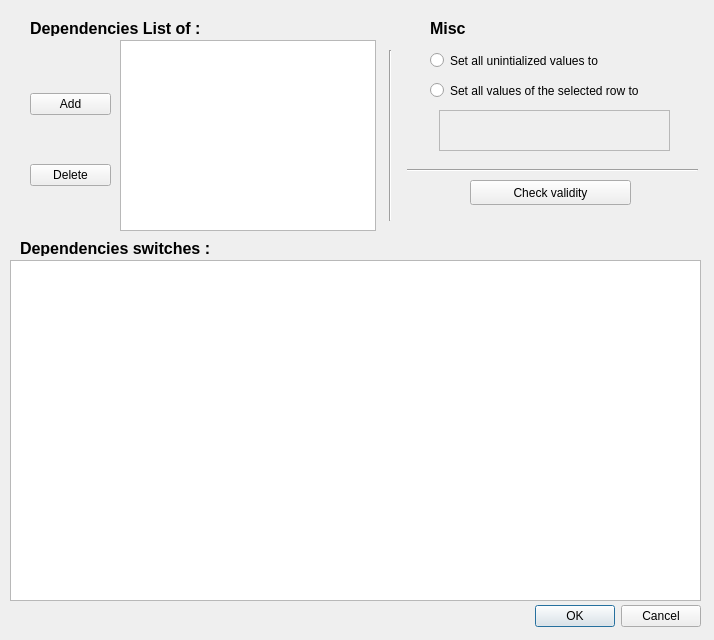
<?xml version="1.0" encoding="UTF-8"?>
<ui version="4.0">
    <class>Dialog</class>
    <widget class="QDialog" name="Dialog">
        <property name="geometry">
            <rect>
                <x>0</x>
                <y>0</y>
                <width>714</width>
                <height>640</height>
            </rect>
        </property>
        <property name="windowTitle">
            <string>Dialog</string>
        </property>
        <widget class="QDialogButtonBox" name="buttonBox">
            <property name="geometry">
                <rect>
                    <x>240</x>
                    <y>600</y>
                    <width>461</width>
                    <height>32</height>
                </rect>
            </property>
            <property name="orientation">
                <enum>Qt::Horizontal</enum>
            </property>
            <property name="standardButtons">
                <set>QDialogButtonBox::Cancel|QDialogButtonBox::Ok</set>
            </property>
        </widget>
        <widget class="QColumnView" name="columnView">
            <property name="geometry">
                <rect>
                    <x>10</x>
                    <y>260</y>
                    <width>691</width>
                    <height>341</height>
                </rect>
            </property>
        </widget>
        <widget class="QListView" name="listView">
            <property name="geometry">
                <rect>
                    <x>120</x>
                    <y>40</y>
                    <width>256</width>
                    <height>191</height>
                </rect>
            </property>
        </widget>
        <widget class="QLabel" name="label">
            <property name="geometry">
                <rect>
                    <x>30</x>
                    <y>20</y>
                    <width>371</width>
                    <height>16</height>
                </rect>
            </property>
            <property name="font">
                <font>
                    <pointsize>12</pointsize>
                    <weight>75</weight>
                    <bold>true</bold>
                </font>
            </property>
            <property name="text">
                <string>Dependencies List of : </string>
            </property>
        </widget>
        <widget class="QWidget" name="verticalLayoutWidget">
            <property name="geometry">
                <rect>
                    <x>30</x>
                    <y>50</y>
                    <width>81</width>
                    <height>181</height>
                </rect>
            </property>
            <layout class="QVBoxLayout" name="verticalLayout">
                <item>
                    <widget class="QPushButton" name="pushButton">
                        <property name="text">
                            <string>Add</string>
                        </property>
                    </widget>
                </item>
                <item>
                    <widget class="QPushButton" name="pushButton_2">
                        <property name="text">
                            <string>Delete</string>
                        </property>
                    </widget>
                </item>
            </layout>
        </widget>
        <widget class="Line" name="line">
            <property name="geometry">
                <rect>
                    <x>380</x>
                    <y>50</y>
                    <width>20</width>
                    <height>171</height>
                </rect>
            </property>
            <property name="orientation">
                <enum>Qt::Vertical</enum>
            </property>
        </widget>
        <widget class="QLabel" name="label_2">
            <property name="geometry">
                <rect>
                    <x>20</x>
                    <y>240</y>
                    <width>351</width>
                    <height>16</height>
                </rect>
            </property>
            <property name="font">
                <font>
                    <pointsize>12</pointsize>
                    <weight>75</weight>
                    <bold>true</bold>
                </font>
            </property>
            <property name="text">
                <string>Dependencies switches : </string>
            </property>
        </widget>
        <widget class="QLabel" name="label_3">
            <property name="geometry">
                <rect>
                    <x>430</x>
                    <y>20</y>
                    <width>141</width>
                    <height>16</height>
                </rect>
            </property>
            <property name="font">
                <font>
                    <pointsize>12</pointsize>
                    <weight>75</weight>
                    <bold>true</bold>
                </font>
            </property>
            <property name="text">
                <string>Misc</string>
            </property>
        </widget>
        <widget class="QFrame" name="frame">
            <property name="geometry">
                <rect>
                    <x>439</x>
                    <y>110</y>
                    <width>231</width>
                    <height>41</height>
                </rect>
            </property>
            <property name="frameShape">
                <enum>QFrame::StyledPanel</enum>
            </property>
            <property name="frameShadow">
                <enum>QFrame::Raised</enum>
            </property>
        </widget>
        <widget class="QRadioButton" name="radioButton">
            <property name="geometry">
                <rect>
                    <x>430</x>
                    <y>50</y>
                    <width>211</width>
                    <height>21</height>
                </rect>
            </property>
            <property name="text">
                <string>Set all unintialized values to</string>
            </property>
        </widget>
        <widget class="QRadioButton" name="radioButton_2">
            <property name="geometry">
                <rect>
                    <x>430</x>
                    <y>80</y>
                    <width>251</width>
                    <height>21</height>
                </rect>
            </property>
            <property name="text">
                <string>Set all values of the selected row to</string>
            </property>
        </widget>
        <widget class="Line" name="line_2">
            <property name="geometry">
                <rect>
                    <x>407</x>
                    <y>160</y>
                    <width>291</width>
                    <height>20</height>
                </rect>
            </property>
            <property name="orientation">
                <enum>Qt::Horizontal</enum>
            </property>
        </widget>
        <widget class="QPushButton" name="pushButton_3">
            <property name="geometry">
                <rect>
                    <x>470</x>
                    <y>180</y>
                    <width>161</width>
                    <height>25</height>
                </rect>
            </property>
            <property name="text">
                <string>Check validity</string>
            </property>
        </widget>
    </widget>
    <resources/>
    <connections>
        <connection>
            <sender>buttonBox</sender>
            <signal>accepted()</signal>
            <receiver>Dialog</receiver>
            <slot>accept()</slot>
            <hints>
                <hint type="sourcelabel">
                    <x>248</x>
                    <y>254</y>
                </hint>
                <hint type="destinationlabel">
                    <x>157</x>
                    <y>274</y>
                </hint>
            </hints>
        </connection>
        <connection>
            <sender>buttonBox</sender>
            <signal>rejected()</signal>
            <receiver>Dialog</receiver>
            <slot>reject()</slot>
            <hints>
                <hint type="sourcelabel">
                    <x>316</x>
                    <y>260</y>
                </hint>
                <hint type="destinationlabel">
                    <x>286</x>
                    <y>274</y>
                </hint>
            </hints>
        </connection>
    </connections>
</ui>
